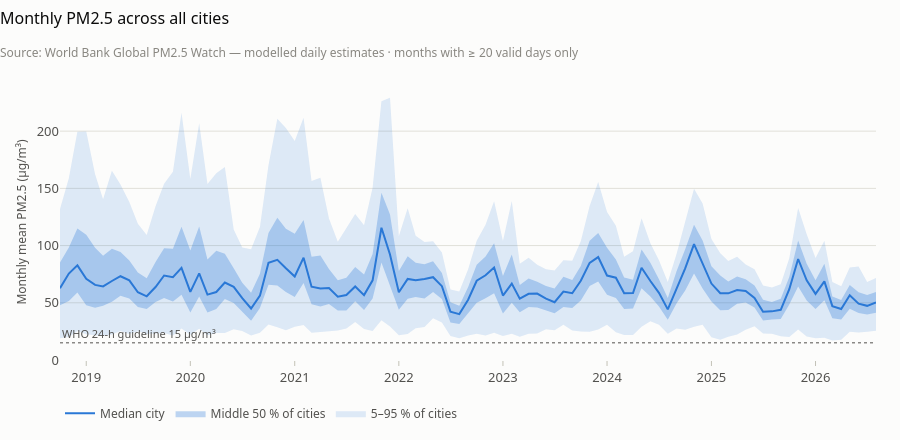

The notebook cell saved with this chart:
### Markdown cell above
## Time series

### Code cell
charts.national_band(trends.monthly_series(wb))
